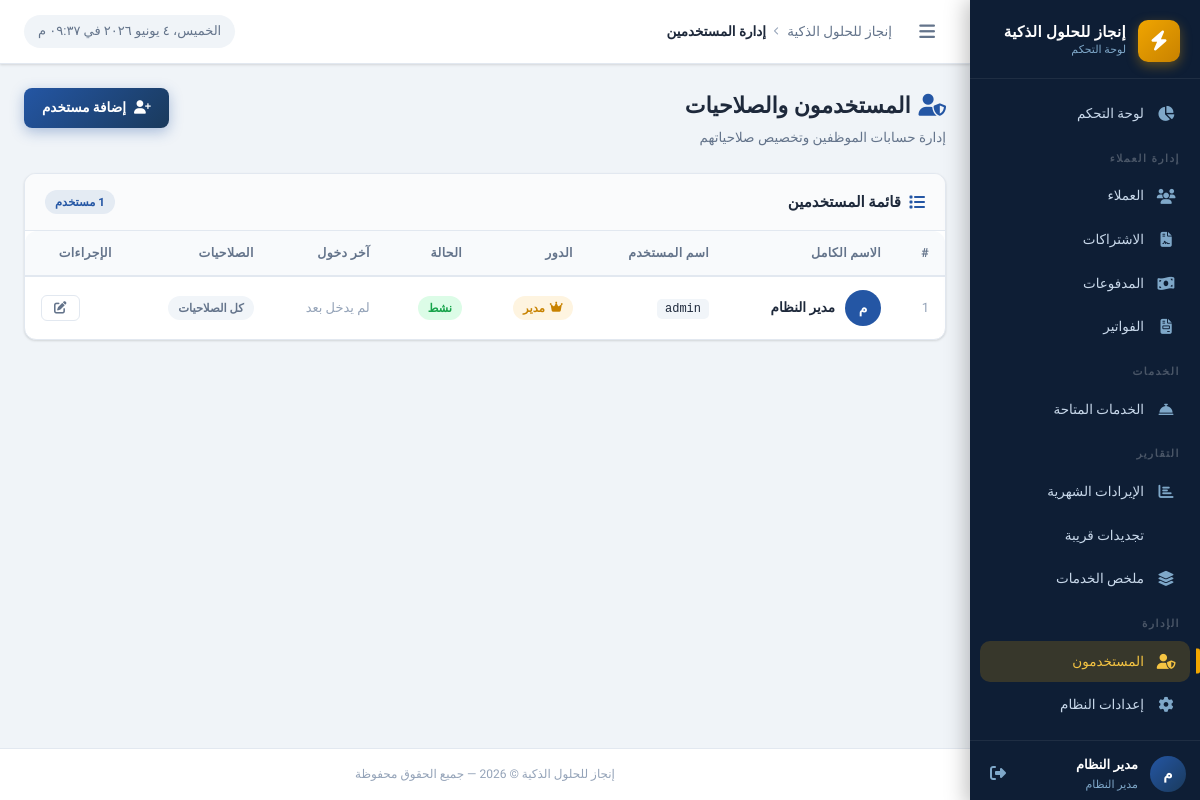
Page /users/index.php (signed in) on the earlier database version.
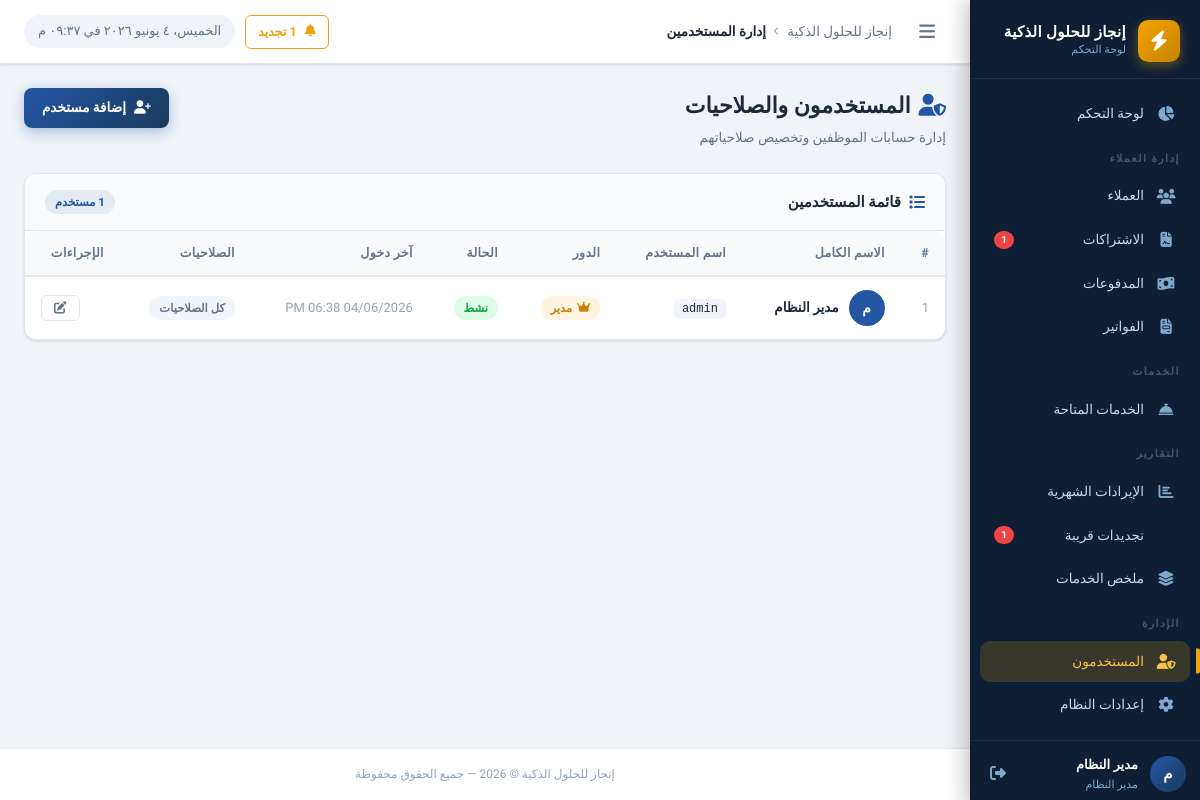
Same page on the later database version.
### tables this page shows
CREATE TABLE `users` (
  `id` int UNSIGNED NOT NULL,
  `username` varchar(100) NOT NULL,
  `password` varchar(255) NOT NULL,
  `full_name` varchar(200) NOT NULL,
  `role` enum('admin','employee') NOT NULL DEFAULT 'employee',
  `permissions` json DEFAULT NULL COMMENT 'صلاحيات مخصصة للموظف',
  `status` tinyint(1) NOT NULL DEFAULT '1' COMMENT '1=نشط, 0=موقوف',
  `last_login` datetime DEFAULT NULL,
  `created_at` datetime NOT NULL DEFAULT CURRENT_TIMESTAMP,
  `updated_at` datetime NOT NULL DEFAULT CURRENT_TIMESTAMP ON UPDATE CURRENT_TIMESTAMP
);

### includes/functions.php (called while the page is built, shortened)
<?php
function formatDateTime(string $datetime): string {
    return date('d/m/Y h:i A', strtotime($datetime));
}
function e(mixed $value): string {
    return htmlspecialchars((string)$value, ENT_QUOTES, 'UTF-8');
}

### includes/auth.php (called while the page is built, shortened)
<?php
function hasPermission(string $permission): bool {
    if (($_SESSION['user_role'] ?? '') === 'admin') return true;
    $permissions = $_SESSION['user_permissions'] ?? [];
    return in_array($permission, $permissions, true);
}

### users/index.php (the view, shortened to what the changed rows need)
<?php
$db    = getDB();
$users = $db->query("SELECT * FROM users ORDER BY role ASC, full_name ASC")->fetchAll();
$activePage = 'users';
$depth      = 1;
require_once INCLUDES_PATH . '/header.php';
?>
<div class="page-header">
  <div class="page-header-text">
    <h1 class="page-title"><i class="fas fa-user-shield" style="color:var(--primary-light);margin-left:8px;"></i>المستخدمون والصلاحيات</h1>
  </div>
</div>
<div class="card">
  <div class="table-wrapper">
    <table class="data-table">
      <thead>
        <tr>
          <th>#</th>
          <th>الاسم الكامل</th>
          <th>اسم المستخدم</th>
          <th>الدور</th>
          <th>الحالة</th>
          <th>آخر دخول</th>
          <th>الصلاحيات</th>
          <th>الإجراءات</th>
        </tr>
      </thead>
      <tbody>
        <?php if (empty($users)): ?>
        <tr><td colspan="8"><div class="empty-state"><div class="empty-icon"><i class="fas fa-users-slash"></i></div><p class="empty-title">لا يوجد مستخدمون</p></div></td></tr>
        <?php else: ?>
        <?php foreach ($users as $i => $user):
          $perms = json_decode($user['permissions'] ?? '[]', true) ?? [];
          $allPerms = ALL_PERMISSIONS;
        ?>
        <tr>
          <td class="text-muted"><?= $i + 1 ?></td>
          <td>
            <div style="display:flex;align-items:center;gap:10px;">
              <div style="width:36px;height:36px;border-radius:50%;background:var(--primary-light);
                          display:flex;align-items:center;justify-content:center;color:#fff;
                          font-weight:700;font-size:14px;flex-shrink:0;">
                <?= e(mb_substr($user['full_name'], 0, 1, 'UTF-8')) ?>
              </div>
              <strong><?= e($user['full_name']) ?></strong>
            </div>
          </td>
          <td><code style="background:#f1f5f9;padding:3px 8px;border-radius:5px;font-size:12px;"><?= e($user['username']) ?></code></td>
          <td>
            <?php if ($user['role'] === 'admin'): ?>
              <span class="badge badge-accent"><i class="fas fa-crown"></i> مدير</span>
            <?php else: ?>
              <span class="badge badge-primary"><i class="fas fa-user"></i> موظف</span>
            <?php endif; ?>
          </td>
          <td>
            <?php if ($user['status']): ?>
              <span class="badge badge-success">نشط</span>
            <?php else: ?>
              <span class="badge badge-danger">موقوف</span>
            <?php endif; ?>
          </td>
          <td class="text-muted"><?= $user['last_login'] ? formatDateTime($user['last_login']) : 'لم يدخل بعد' ?></td>
          <td>
            <?php if ($user['role'] === 'admin'): ?>
              <span class="badge badge-secondary">كل الصلاحيات</span>
            <?php else: ?>
              <span style="font-size:12.5px;color:var(--text-secondary);">
                <?= count($perms) ?> من <?= count($allPerms) ?>
              </span>
            <?php endif; ?>
          </td>
          <td>
            <div class="table-actions">
              <a href="edit.php?id=<?= $user['id'] ?>" class="btn btn-sm btn-outline" title="تعديل">
                <i class="fas fa-edit"></i>
              </a>
            </div>
          </td>
        </tr>
        <?php endforeach; ?>
        <?php endif; ?>
      </tbody>
    </table>
  </div>
</div>
<?php require_once INCLUDES_PATH . '/footer.php'; ?>

### includes/header.php (shortened to what the changed rows need)
<?php
$renewalCount = 0;
try {
    $db   = getDB();
    $days = (int)getSetting('renewal_warning_days', '30');
    $stmt = $db->prepare("
        SELECT COUNT(*) FROM client_subscriptions
        WHERE status = 'active'
          AND end_date BETWEEN CURDATE() AND DATE_ADD(CURDATE(), INTERVAL ? DAY)
    ");
    $stmt->execute([$days]);
    $renewalCount = (int)$stmt->fetchColumn();
} catch (Exception $e) {}
?>
<!DOCTYPE html>
<html lang="ar" dir="rtl">
<head>
  <link rel="stylesheet" href="https://cdnjs.cloudflare.com/ajax/libs/font-awesome/6.5.0/css/all.min.css">
  <link rel="stylesheet" href="<?= str_repeat('../', $depth ?? 0) ?>assets/css/style.css">
  <link rel="stylesheet" href="<?= str_repeat('../', $depth ?? 0) ?>assets/css/print.css" media="print">
  <link rel="stylesheet" href="https://cdn.jsdelivr.net/npm/flatpickr/dist/flatpickr.min.css">
</head>
<body>
<div class="layout">
  <aside class="sidebar" id="sidebar">
    <nav class="sidebar-nav" role="navigation" aria-label="القائمة الرئيسية">
      <?php if (hasPermission('view_clients')): ?>
      <ul>
        <?php if (hasPermission('view_subscriptions')): ?>
        <li class="nav-item">
          <a href="<?= str_repeat('../', $depth ?? 0) ?>subscriptions/index.php"
             class="nav-link <?= ($activePage ?? '') === 'subscriptions' ? 'active' : '' ?>"
             id="nav-subscriptions">
            <i class="fas fa-file-contract nav-icon"></i>
            <span>الاشتراكات</span>
            <?php if ($renewalCount > 0): ?>
            <span class="nav-badge"><?= $renewalCount ?></span>
            <?php endif; ?>
          </a>
        </li>
        <?php endif; ?>
      </ul>
      <?php endif; ?>
      <?php if (hasPermission('view_reports')): ?>
      <ul>
        <li class="nav-item">
          <a href="<?= str_repeat('../', $depth ?? 0) ?>reports/renewals.php"
             class="nav-link <?= ($activePage ?? '') === 'reports-renewals' ? 'active' : '' ?>"
             id="nav-reports-renewals">
            <span>تجديدات قريبة</span>
            <?php if ($renewalCount > 0): ?>
            <span class="nav-badge"><?= $renewalCount ?></span>
            <?php endif; ?>
          </a>
        </li>
      </ul>
      <?php endif; ?>
    </nav>
  </aside>
  <div class="main-content">
    <header class="topbar">
      <div class="topbar-actions">
        <?php if ($renewalCount > 0): ?>
        <a href="<?= str_repeat('../', $depth ?? 0) ?>reports/renewals.php"
           class="btn btn-sm btn-outline"
           style="color: var(--warning); border-color: var(--warning);">
          <i class="fas fa-bell"></i>
          <?= $renewalCount ?> تجديد
        </a>
        <?php endif; ?>
        <div class="topbar-time" id="liveClock"></div>
      </div>
    </header>
    <main class="page-content">

Differences in the rows shown:
changed users "مدير النظام": last_login (not shown) → "04/06/2026 06:38 PM"; no longer shows "لم يدخل بعد"
Other differences:
$renewalCount: (not shown) → "1"
text now shown: "تجديد"
